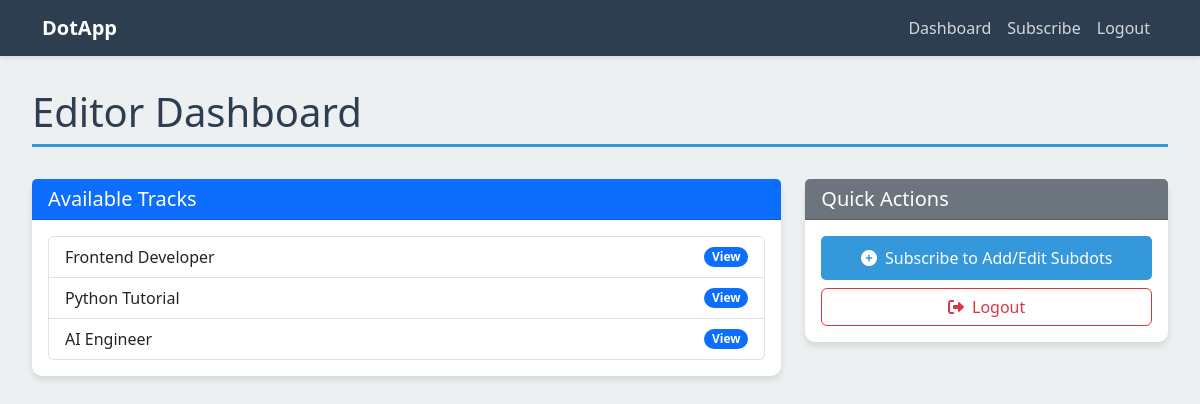
/editor/ (signed in), run on an earlier commit of the app's database.
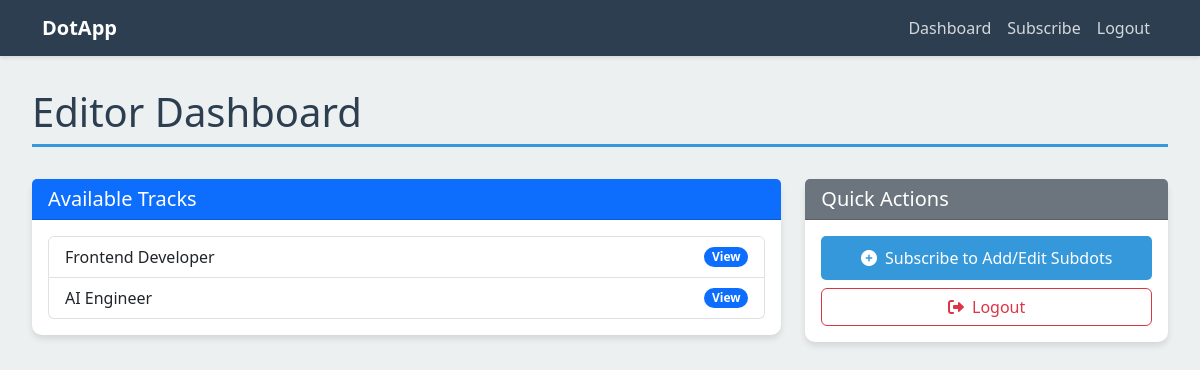
And on a later commit of the database.
### editor/models.py (models this page shows, shortened)
class Track(models.Model):
    title = models.CharField(max_length=200)
    description = models.TextField()
    created_at = models.DateTimeField(default=now)
    created_by = models.ForeignKey(Editor, on_delete=models.CASCADE, null=True, blank=True, related_name='created_tracks')

### editor/views.py (the view)
# urls.py: path('', editor_dashboard, name='editor_dashboard'),
@login_required(login_url='editor_login')
def editor_dashboard(request):
    if request.method == 'POST':
        form = TrackForm(request.POST)
        if form.is_valid():
            track = form.save()
            return redirect('editor_dashboard')
    else:
        form = TrackForm()
    tracks = Track.objects.all()
    return render(request, 'editor/dashboard.html', {'tracks': tracks, 'form': form})

### editor/templates/editor/dashboard.html (shortened to what this page needs)
{% extends 'editor/base.html' %}
{% block content %}
    {% if user.is_authenticated %}
        <h1 class="page-title">Editor Dashboard</h1>
        <div class="row">
            <div class="col-lg-8">
                <div class="card mb-4">
                    <div class="card-header bg-primary text-white">
                        <h2 class="h5 mb-0">Available Tracks</h2>
                    </div>
                    <div class="card-body">
                        <div class="list-group">
                            {% for track in tracks %}
                                <a href="{% url 'view_Dots' track.id %}" class="list-group-item list-group-item-action d-flex justify-content-between align-items-center">
                                    {{ track.title }}
                                    <span class="badge bg-primary rounded-pill">View</span>
                                </a>
                            {% empty %}
                                <p class="text-muted mb-0">No tracks available yet.</p>
                            {% endfor %}
                        </div>
                    </div>
                </div>
            </div>
            <div class="col-lg-4">
                <div class="card">
                    <div class="card-header bg-secondary text-white">
                        <h3 class="h5 mb-0">Quick Actions</h3>
                    </div>
                    <div class="card-body">
                        <div class="d-grid gap-2">
                            {% if not user.is_approved %}
                                <a href="{% url 'subscribe_editor' %}" class="btn btn-primary">
                                    <i class="fas fa-plus-circle me-2"></i>Subscribe to Add/Edit Subdots
                                </a>
                            {% endif %}
                            <a href="{% url 'logout_view' %}" class="btn btn-outline-danger">
                                <i class="fas fa-sign-out-alt me-2"></i>Logout
                            </a>
                        </div>
                    </div>
                </div>
            </div>
        </div>
    {% else %}
        <div class="alert alert-warning">
            Please <a href="{% url 'login_view' %}">login</a> to access the dashboard.
        </div>
    {% endif %}
{% endblock %}
{% block extra_css %}
    <link rel="stylesheet" href="https://cdnjs.cloudflare.com/ajax/libs/font-awesome/6.0.0/css/all.min.css">
{% endblock %}

What changed in the data, as far as the page shows it:
removed Track: title "Python Tutorial"
